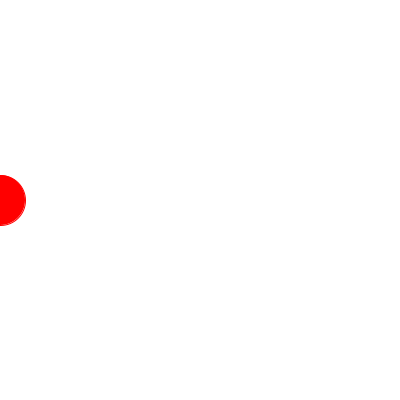
Frame 1 (no input)
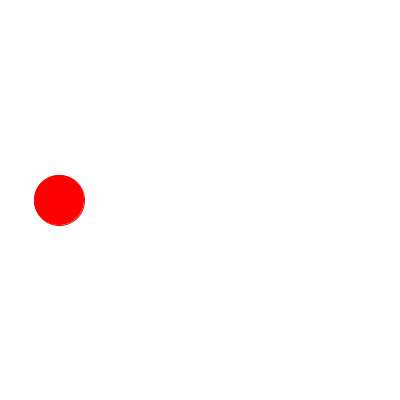
Frame 60 (the mouse pressed at the canvas centre just before this capture)
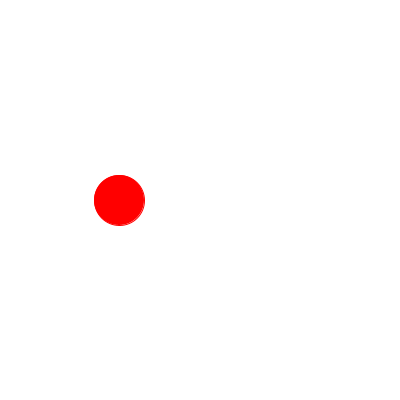
Frame 120 (the mouse held since frame 60 and released just before this capture)

The Processing sketch that drew these frames (run headless with seeded random() and noise(); from frame 60 on, the mouse is pressed at the canvas centre):

// Processing sketch: RedBall
// ── RedBall.pde
int x, y;

void setup() {
  size(400, 400);
  smooth();
  
  x = 0;
  y = height/2;
  frameRate(100);
}

void draw() {
  background(255);
  fill(255, 0, 0);
  stroke(255, 0, 0);
  ellipse(x, y, 50, 50);
  x++;
}
